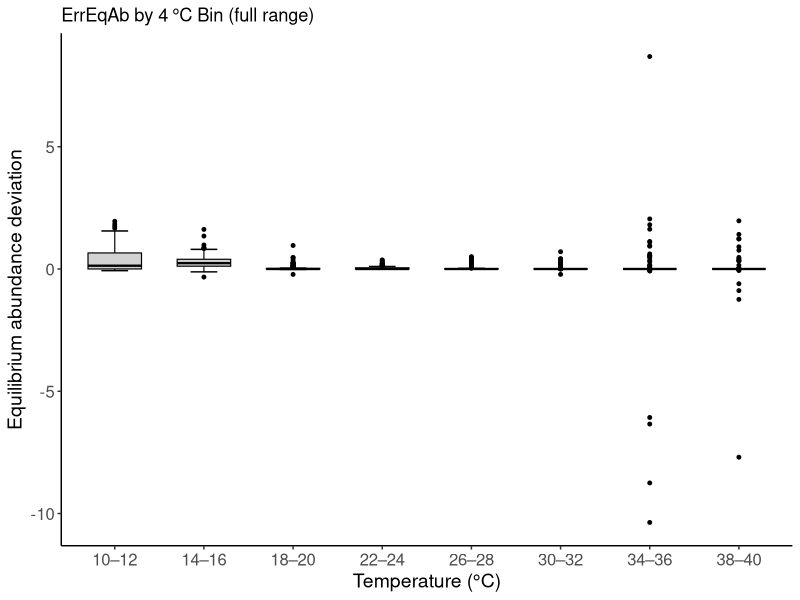
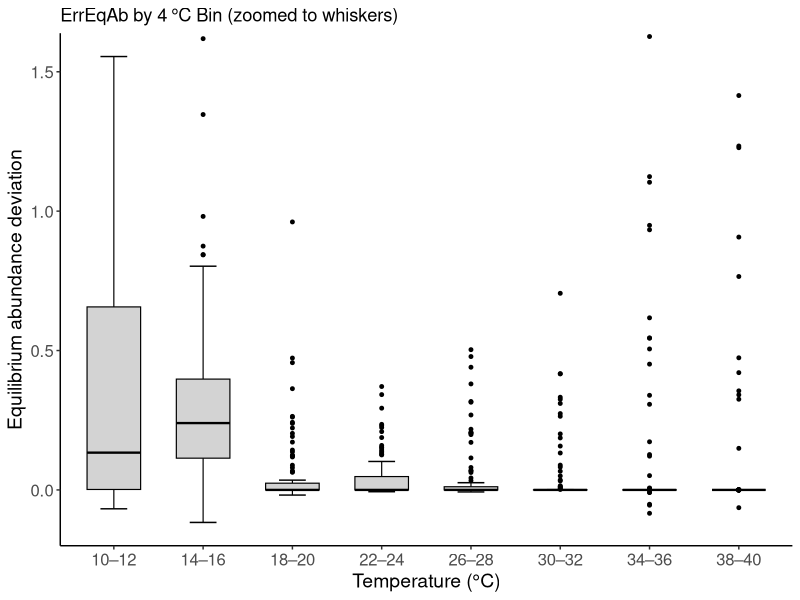
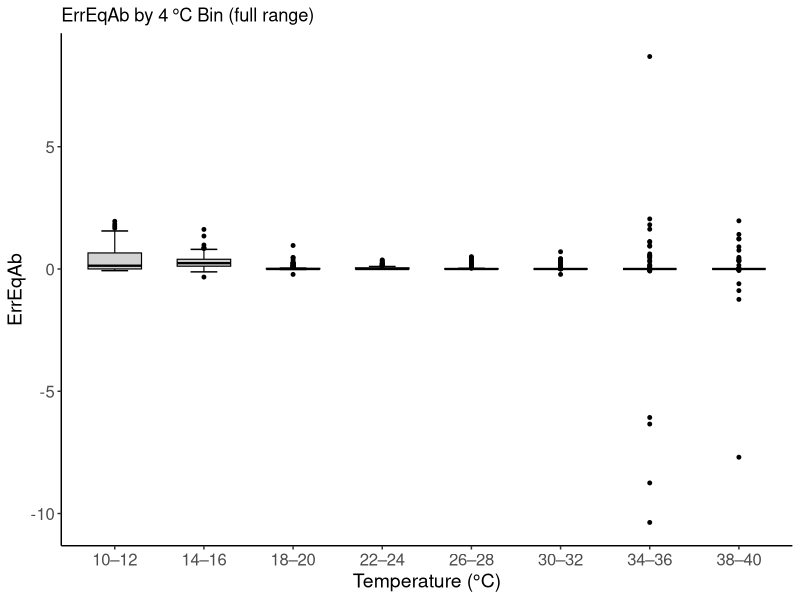
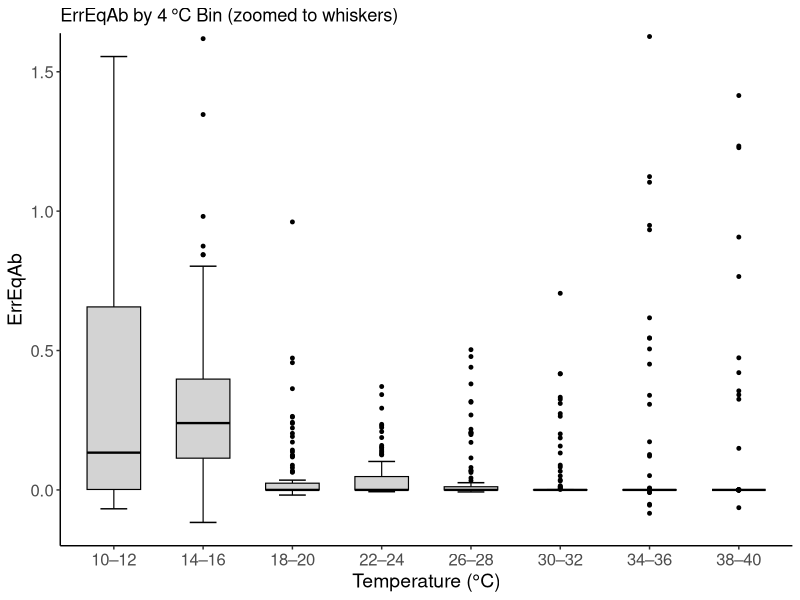
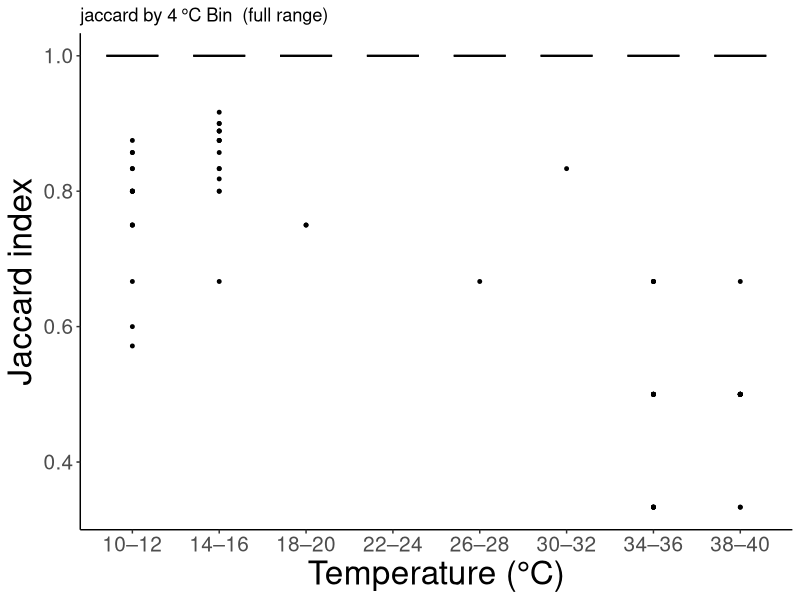
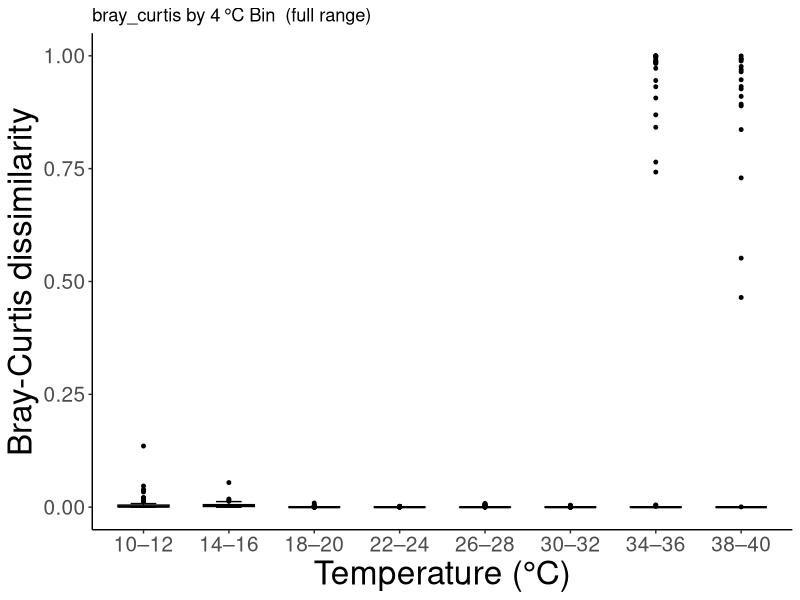
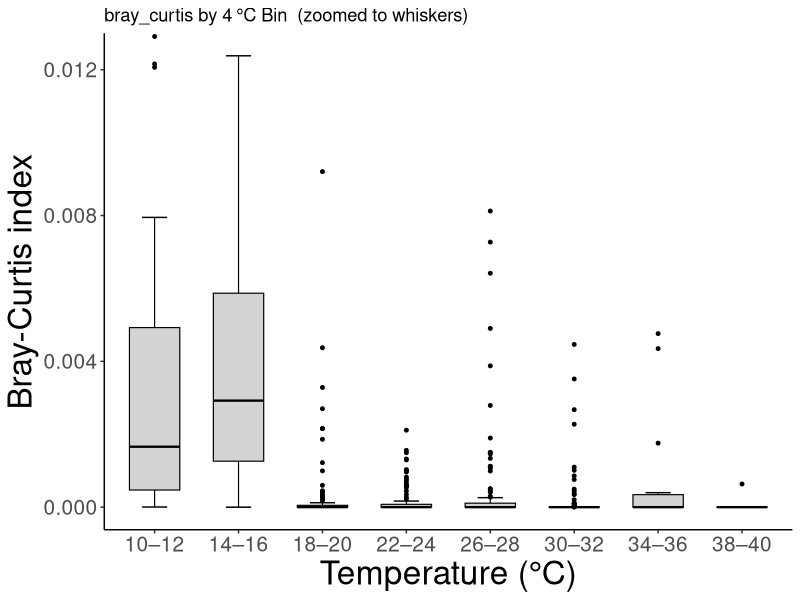
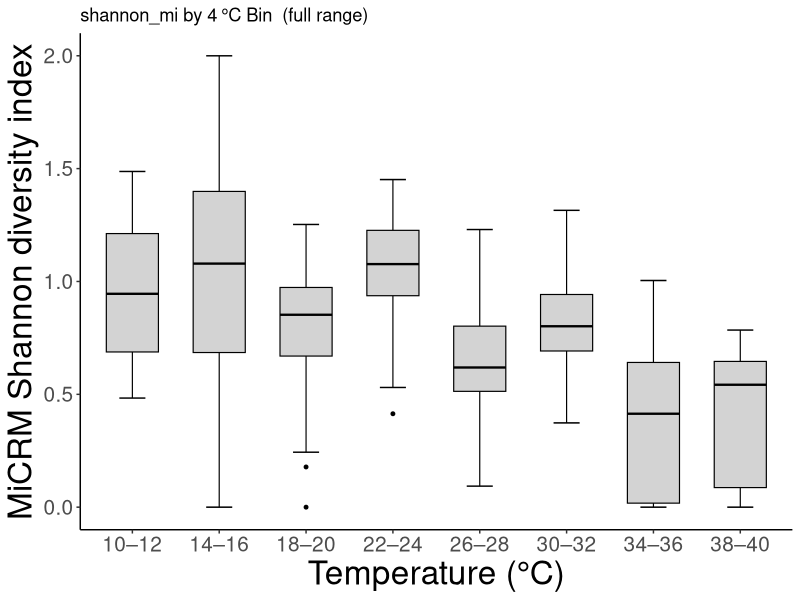

The R script that drew these images, in order: (Note: this script raises an error after producing the figures.)
library(ggplot2)
library(dplyr)

# 1. Read & prep data
df <- read.csv("output/metrics_final_coarse.csv")

df <- df[is.finite(df$ErrEqAb), ]
bins_K   <- sort(unique(df$T_bin_K))
labels_C <- c("10–12", "14–16", "18–20", "22–24",
              "26–28", "30–32", "34–36", "38–40")
df$T_bin_K <- factor(df$T_bin_K, levels = bins_K, labels = labels_C)

# 2. Define box width (same as used in geom_boxplot)
box_width <- 0.6

# 3. Build base plot without T-caps (not printed yet)
base_p <- ggplot(df, aes(x = T_bin_K, y = ErrEqAb)) +
  geom_boxplot(
    fill         = "lightgrey",
    colour       = "black",
    outlier.size = 1,
    width        = box_width,
    linewidth = 0.4
  ) +
  labs(x = "Temperature (°C)",
       y = "Equilibrium abundance deviation") +
  theme_classic() +
  theme(
    axis.text  = element_text(size = 12),
    axis.title = element_text(size = 14)
  )

# 4. Extract whisker endpoints and x positions from ggplot object
pb    <- ggplot_build(base_p)
stats <- pb$data[[1]]

# 5. Create data frame for T-caps (manually set width)
cap_df <- stats %>%
  mutate(
    x0 = x - box_width / 4,
    x1 = x + box_width / 4,
  )

# 6. Draw full-range plot with T-caps
p_full <- base_p +
  geom_segment(data = cap_df,
               aes(x = x0, xend = x1, y = ymin, yend = ymin),
               inherit.aes = FALSE,
               linewidth = 0.5) +
  geom_segment(data = cap_df,
               aes(x = x0, xend = x1, y = ymax, yend = ymax),
               inherit.aes = FALSE,
               linewidth = 0.5) +
  ggtitle("ErrEqAb by 4 °C Bin (full range)")

print(p_full)

# 7. Zoomed-in version
ylim_range <- range(c(stats$ymin, stats$ymax), na.rm = TRUE)
p_zoom <- p_full +
  coord_cartesian(ylim = ylim_range) +
  ggtitle("ErrEqAb by 4 °C Bin (zoomed to whiskers)")

print(p_zoom)









###############################################################################

####### reusable function for any metric (makes regular + zoomed in) ##########

###############################################################################



plot_temp_metric_boxplot <- function(df, temp_col, metric_col, 
                                     temp_labels = c("10–12", "14–16", "18–20", "22–24",
                                                     "26–28", "30–32", "34–36", "38–40"),
                                     box_width = 0.6) {
  
  # Ensure temperature column is a factor with labels
  bins <- sort(unique(df[[temp_col]]))
  df[[temp_col]] <- factor(df[[temp_col]], levels = bins, labels = temp_labels)
  
  # Filter for finite values in the metric
  df <- df[is.finite(df[[metric_col]]), ]
  
  # Base plot
  base_p <- ggplot(df, aes_string(x = temp_col, y = metric_col)) +
    geom_boxplot(
      fill         = "lightgrey",
      colour       = "black",
      outlier.size = 1,
      width        = box_width,
      linewidth = 0.4
    ) +
    labs(x = "Temperature (°C)",
         y = metric_col) +
    theme_classic() +
    theme(
      axis.text  = element_text(size = 12),
      axis.title = element_text(size = 14)
    )
  
  # Extract whiskers info
  pb    <- ggplot_build(base_p)
  stats <- pb$data[[1]] %>%
    mutate(
      x0 = x - box_width / 4,
      x1 = x + box_width / 4,
    )
  
  # Full range plot with T-caps
  p_full <- base_p +
    geom_segment(data = stats,
                 aes(x = x0, xend = x1, y = ymin, yend = ymin),
                 inherit.aes = FALSE,
                 linewidth = 0.5) +
    geom_segment(data = stats,
                 aes(x = x0, xend = x1, y = ymax, yend = ymax),
                 inherit.aes = FALSE,
                 linewidth = 0.5) +
    ggtitle(paste(metric_col, "by 4 °C Bin (full range)"))
  
  print(p_full)
  
  # Zoomed-in version to whiskers
  ylim_range <- range(c(stats$ymin, stats$ymax), na.rm = TRUE)
  p_zoom <- p_full +
    coord_cartesian(ylim = ylim_range) +
    ggtitle(paste(metric_col, "by 4 °C Bin (zoomed to whiskers)"))
  
  print(p_zoom)
}


plot_temp_metric_boxplot(df, temp_col = "T_bin_K", metric_col = "ErrEqAb")










###############################################################################

####### reusable function for any metric (makes regular / zoomed in - CHOOSE) ##########

###############################################################################









plot_temp_metric_boxplot_choose <- function(df, temp_col, metric_col, 
                                     temp_labels = c("10–12", "14–16", "18–20", "22–24",
                                                     "26–28", "30–32", "34–36", "38–40"),
                                     box_width = 0.6,
                                     zoom_only = FALSE,
                                     y_label = NULL) {
  
  # Use metric_col as default y-axis label if y_label not provided
  if (is.null(y_label)) {
    y_label <- metric_col
  }
  
  # Ensure temperature column is a factor with proper labels
  bins <- sort(unique(df[[temp_col]]))
  df[[temp_col]] <- factor(df[[temp_col]], levels = bins, labels = temp_labels)
  
  # Filter for finite values of the metric
  df <- df[is.finite(df[[metric_col]]), ]
  
  # Base plot
  base_p <- ggplot(df, aes_string(x = temp_col, y = metric_col)) +
    geom_boxplot(
      fill         = "lightgrey",
      colour       = "black",
      outlier.size = 1,
      width        = box_width,
      linewidth    = 0.4
    ) +
    labs(x = "Temperature (°C)", y = y_label) +
    theme_classic() +
    theme(
      axis.text  = element_text(size = 15),
      axis.title = element_text(size = 24)
    )
  
  # Extract whiskers info
  pb    <- ggplot_build(base_p)
  stats <- pb$data[[1]] %>%
    mutate(
      x0 = x - box_width / 4,
      x1 = x + box_width / 4,
    )
  
  # Base plot with T-caps
  p <- base_p +
    geom_segment(data = stats,
                 aes(x = x0, xend = x1, y = ymin, yend = ymin),
                 inherit.aes = FALSE,
                 linewidth = 0.5) +
    geom_segment(data = stats,
                 aes(x = x0, xend = x1, y = ymax, yend = ymax),
                 inherit.aes = FALSE,
                 linewidth = 0.5)
  
  # Add appropriate title
  title_suffix <- if (zoom_only) {
    " (zoomed to whiskers)"
  } else {
    " (full range)"
  }
  
  p <- p + ggtitle(paste(metric_col, "by 4 °C Bin", title_suffix))
  
  # Apply zoom if requested
  if (zoom_only) {
    ylim_range <- range(c(stats$ymin, stats$ymax), na.rm = TRUE)
    p <- p + coord_cartesian(ylim = ylim_range)
  }
  
  return(p)
}


# diversity 

plot_temp_metric_boxplot_choose(df, "T_bin_K", "jaccard",y_label = "Jaccard index")
plot_temp_metric_boxplot_choose(df, "T_bin_K", "bray_curtis",y_label = "Bray-Curtis dissimilarity")
plot_temp_metric_boxplot_choose(df, "T_bin_K", "bray_curtis",y_label = "Bray-Curtis index",zoom_only=TRUE)
plot_temp_metric_boxplot_choose(df, "T_bin_K", "shannon_mi",y_label = "MiCRM Shannon diversity index")
plot_temp_metric_boxplot_choose(df, "T_bin_K", "shannon_lv",y_label = "ELVM Shannon diversity index")


# equilibrium / trajectory abundance 

plot_temp_metric_boxplot_choose(df, "T_bin_K", "ErrEqAb",y_label = "Equilibrium abundance deviation log-ratio")
plot_temp_metric_boxplot_choose(df, "T_bin_K", "ErrEqAb",y_label = "Equilibrium abundance deviation log-ratio",zoom_only = TRUE)
plot_temp_metric_boxplot_choose(df, "T_bin_K", "ErrTraj",y_label = "Trajectory deviation log-ratio")
plot_temp_metric_boxplot_choose(df, "T_bin_K", "ErrTraj",y_label = "Trajectory deviation log-ratio", zoom_only=TRUE)


# stability / reactivity 

plot_temp_metric_boxplot_choose(df, "T_bin_K", "abs_stab_err",y_label = expression("|"*Re(lambda[dom](J[LV]))-Re(lambda[dom](J[Mi]))*"|"))
plot_temp_metric_boxplot_choose(df, "T_bin_K", "abs_react_err",y_label = expression("|"*Re(lambda[dom](H[LV]))-Re(lambda[dom](H[Mi]))*"|"))
# other plots are not box plots (continuous GLV vs MiCRM stability/reactivity) 


# timescale separation 
plot_temp_metric_boxplot_choose(df, "T_bin_K", "epsilon",y_label = expression(epsilon))
plot_temp_metric_boxplot_choose(df, "T_bin_K", "log10_eps_t_eq",y_label = expression(log[10](epsilon / t[eq])))


# hessian 
plot_temp_metric_boxplot_choose(df, "T_bin_K", "hessian_norm", y_label = "Hessian norm")


# non-normality
plot_temp_metric_boxplot_choose(df, "T_bin_K", "non_normality", y_label = expression(paste("|| ", J * J^{T} - J^{T} * J, " ||")))


# test ELVM stability / reactivity just to see what it looks like
plot_temp_metric_boxplot_choose(df, "T_bin_K", "stab_glv",y_label = expression(paste("ELVM ", Re(lambda[dom](J)))))
plot_temp_metric_boxplot_choose(df, "T_bin_K", "stab_glv",y_label = expression(paste("ELVM ", Re(lambda[dom](J)))), zoom_only=TRUE)
plot_temp_metric_boxplot_choose(df, "T_bin_K", "react_glv", 
                                y_label =expression(Re(lambda[dom](H[LV])))) +
  geom_hline(yintercept = 0, linetype = "dotted", linewidth = 0.4)

# box plots for stab/react spread (individual) 

plot_temp_metric_boxplot_choose(df, "T_bin_K", "stab_mi",y_label = expression(Re(lambda[dom](J[Mi]))))
plot_temp_metric_boxplot_choose(df, "T_bin_K", "stab_glv",y_label = expression(Re(lambda[dom](J[LV]))))
plot_temp_metric_boxplot_choose(df, "T_bin_K", "react_mi",y_label = expression(Re(lambda[dom](H[Mi]))))
plot_temp_metric_boxplot_choose(df, "T_bin_K", "react_glv",y_label = expression(Re(lambda[dom](H[LV]))))



#####################################################################################
############# NOW FOR THE LINE PLOTS ################################################
#####################################################################################




df_fine <- read_csv("output/metrics_final.csv") 




# timescale separation tauR vs tauC 


df_tau <- df_fine %>%
  group_by(T_C) %>%
  summarise(
    medC  = median(tau_C),
    medR  = median(tau_R)
  )

ggplot(df_tau, aes(x = T_C)) +
  # Median lines and points only
  geom_line(aes(y = medC, color = "Consumer median"), size = 0.8) +
  geom_line(aes(y = medR, color = "Resource median"), size = 0.8) +
  geom_point(aes(y = medC, color = "Consumer median"), size = 2) +
  geom_point(aes(y = medR, color = "Resource median"), size = 2) +
  scale_color_manual(
    name = NULL,
    values = c(
      "Consumer median" = "#005288",
      "Resource median" = "darkorange"   
    )
  ) +
  theme_classic() +
  labs(
    title = "Characteristic timescales of consumers and resources",
    x     = "Temperature (°C)",
    y     = "Characteristic timescales"
  ) +
  theme(
    plot.title = element_text(hjust = 0.5, size = 20, face = "bold"),
    axis.title = element_text(size = 20),
    axis.text  = element_text(size = 15),
    legend.title = element_text(size = 14),
    legend.text  = element_text(size = 12),
    legend.position = c(0.75, 0.8),
    legend.background = element_rect(fill = alpha("white", 0.7), color = NA)
  )



# timescale separation epsilon 



df_eps <- df %>%
  group_by(T_C) %>%
  summarise(
    med = median(epsilon)
  )

ggplot(df_eps, aes(x = T_C, y = med)) +
  geom_line(color = "black", size = 0.8) +
  geom_point(color = "black", size = 2) +
  geom_hline(yintercept = 1, linetype = "dashed", color = "grey40") +
  theme_classic() +
  labs(
    x = "Temperature (°C)",
    y = expression(epsilon)
  ) +
  theme(
    axis.title = element_text(size = 20),
    axis.text  = element_text(size = 15),
    legend.position = "none",
    plot.title = element_blank()
  )



# stab/react: plot ELVM and MiCRM ranges separately (probably supplementary) 


plot_overlay_single <- function(df, col, lab, ylabel, hlines = NULL, hline = NULL) {
  
  # Labels for legend
  line_lab <- paste0(lab, " median")
  fill_lab <- paste0(lab, " 90% range")
  
  # Summarise stats
  df_stats <- df %>%
    group_by(T_C) %>%
    summarise(
      med   = median(.data[[col]], na.rm = TRUE),
      low90 = quantile(.data[[col]], 0.05, na.rm = TRUE),
      high90 = quantile(.data[[col]], 0.95, na.rm = TRUE)
    )
  
  # Plot
  ggplot(df_stats, aes(x = T_C)) +
    # Ribbon with legend
    geom_ribbon(aes(ymin = low90, ymax = high90, fill = fill_lab), alpha = 0.4) +
    
    # Median line and points with legend
    geom_line(aes(y = med, color = line_lab), size = 0.8) +
    geom_point(aes(y = med, color = line_lab), size = 2, shape = ifelse(lab == "MiCRM", 16, 17)) +
    
    # Optional horizontal lines
    { if (!is.null(hline)) geom_hline(yintercept = hline, linetype = "dashed", color = "grey40") } +
    { if (!is.null(hlines)) lapply(hlines, function(h) geom_hline(yintercept = h, linetype = "dashed", color = "grey40")) } +
    
    # Manual legend colors (black for line, grey for ribbon)
    scale_color_manual(values = setNames("black", line_lab)) +
    scale_fill_manual(values = setNames("grey80", fill_lab)) +
    
    labs(
      x = "Temperature (°C)",
      y = ylabel,
      color = NULL,
      fill = NULL
    ) +
    
    theme_classic() +
    theme(
      axis.title = element_text(size = 24),
      axis.text  = element_text(size = 15),
      legend.text = element_text(size = 15),
      legend.position = c(0.2, 0.2),
      legend.direction = "vertical",
      legend.background = element_rect(fill = alpha("white", 0.7), color = NA),
      legend.box = "vertical",
      legend.spacing.y = unit(5, "pt")
    )
}



# before plotting either MiCRM / ELVM, make sure to adjust legend position 
# for MiCRM plot, move legend to bottom left corner (0.2, 0.2) 
# for ELVM plot, move legend to top left corner (0.15, 0.85)


# single plots for stability (to show individual spread) 
plot_overlay_single(df, "stab_mi", "MiCRM", expression(Re(lambda[dom](J[Mi]))))
plot_overlay_single(df, "stab_glv", "ELVM", expression(Re(lambda[dom](J[LV]))))


# single plots for reactivity (to show individual spread) 
plot_overlay_single(df, "react_mi", "MiCRM", expression(Re(lambda[dom](H[Mi]))))
plot_overlay_single(df, "react_glv", "ELVM", expression(Re(lambda[dom](H[LV]))))


# stab/react, no shading, overlay 

plot_overlay <- function(df, col1, col2, lab1, lab2, ylabel, hlines = NULL, hline = NULL) {
  
  # Legend labels (median only now)
  line_lab1 <- paste0(lab1, " median")
  line_lab2 <- paste0(lab2, " median")
  
  # Colors (still distinguishable)
  color_vals <- setNames(c("#005288", "darkorange"), c(line_lab1, line_lab2))
  
  # Summarised data
  df_stats <- df %>%
    group_by(T_C) %>%
    summarise(
      med1 = median(.data[[col1]], na.rm = TRUE),
      med2 = median(.data[[col2]], na.rm = TRUE)
    )
  
  # Plot
  ggplot(df_stats, aes(x = T_C)) +
    # Median lines and points
    geom_line(aes(y = med1, color = line_lab1), size = 0.8) +
    geom_point(aes(y = med1, color = line_lab1), shape = 16, size = 2) +
    geom_line(aes(y = med2, color = line_lab2), size = 0.8) +
    geom_point(aes(y = med2, color = line_lab2), shape = 17, size = 2) +
    
    # Optional horizontal lines
    { if (!is.null(hline)) geom_hline(yintercept = hline, linetype = "dashed", color = "grey40") } +
    { if (!is.null(hlines)) lapply(hlines, function(h) geom_hline(yintercept = h, linetype = "dashed", color = "grey40")) } +
    
    # Manual legends
    scale_color_manual(values = color_vals) +
    
    labs(
      x = "Temperature (°C)",
      y = ylabel,
      color = NULL
    ) +
    
    theme_classic() +
    theme(
      axis.title = element_text(size = 20),
      axis.text  = element_text(size = 15),
      legend.text = element_text(size = 20),
      legend.position = c(0.2, 0.2),
      legend.direction = "vertical",
      legend.background = element_rect(fill = alpha("white", 0.7), color = NA),
      legend.box = "vertical",
      legend.spacing.y = unit(5, "pt")
    )
}


plot_overlay(
  df = df,
  col1 = "stab_mi",
  col2 = "stab_glv",
  lab1 = "MiCRM",
  lab2 = "ELVM",
  ylabel = expression(Re(lambda[dom](J)))
)


plot_overlay(
  df = df,
  col1 = "react_mi",
  col2 = "react_glv",
  lab1 = "MiCRM",
  lab2 = "ELVM",
  ylabel = expression(Re(lambda[dom](H)))
)



# other metrics (not temp on x-axis): hessian/non-normality vs stability/reactivity 



# A reusable function to draw one scatter
plot_scatter <- function(df, xcol, ycol, xl, yl, title = "", log_x = FALSE, log_y = FALSE) {
  p <- ggplot(df, aes_string(x = xcol, y = ycol, color = "T_C")) +
    geom_point(alpha = 0.6, size = 2, shape = 16) +  # semi-transparent filled dots
    scale_color_gradientn(
      colours = c("#2c7bb6", "#abd9e9", "#ffffbf", "#fdae61", "#d7191c"),
      name = "Temperature (°C)",
      limits = c(10, 40),
    ) +
    labs(
      x = xl,
      y = yl,
      title = title
    ) +
    theme_classic() +
    theme(
      plot.title   = element_text(hjust = 0.5, size = 16, face = "bold"),
      axis.title   = element_text(size = 20),
      axis.text    = element_text(size = 15),
      legend.title = element_text(size = 15),
      legend.text  = element_text(size = 15)
    )
  
  # Apply log scales if requested
  if (log_x) p <- p + scale_x_log10()
  if (log_y) p <- p + scale_y_log10()
  
  return(p)
}




# Plot 1 - hermitian vs stability 
p1 <- plot_scatter(
  df,
  xcol  = "hessian_norm",
  ycol  = "abs_stab_err",
  xl    = "Log(Hessian norm)",
  yl    = expression("Log( |"*Re(lambda[dom](J[LV]))-Re(lambda[dom](J[Mi]))*"| )"),
  log_x=TRUE,
  log_y=TRUE
)

p1 <- p1 + geom_smooth(method = "lm", se = FALSE, color = "black", size=0.7)

model1 <- lm(log10(abs_stab_err) ~ log10(hessian_norm), data = df)
summ1 <- summary(model1)
r2_1 <- summ1$r.squared
p_slope1 <- summ1$coefficients["log10(hessian_norm)", "Pr(>|t|)"]

p1 <- p1 + annotate(
  geom  = "text",
  x     = Inf,                # place at right edge
  y     = Inf,                # place at top edge
  label = bquote(R^2 == .(format(r2_1, digits = 2))),
  hjust = 1.1,                # nudge inward horizontally
  vjust = 1.5,                # nudge inward vertically
  size  = 5                   # adjust text size
)

print(p1)
cat(sprintf("R² = %.3f\np-value (slope) = %.3g\n", r2_1, p_slope1))




# Plot 2 - hermitian vs reactivity 
p2 <- plot_scatter(
  df,
  xcol  = "hessian_norm",
  ycol  = "abs_react_err",
  xl    = "Log(Hessian norm)",
  yl    = expression("Log( |"*Re(lambda[dom](H[LV]))-Re(lambda[dom](H[Mi]))*"| )"),
  log_x=TRUE,
  log_y=TRUE
)
print(p2)

# Plot 3 - non normality vs stability 
p3 <- plot_scatter(
  df,
  xcol  = "non_normality",
  ycol  = "abs_stab_err",
  xl    = expression(paste("Log(|| ", J * J^{T} - J^{T} * J, " ||)")),
  yl    = expression("Log( |"*Re(lambda[dom](J[LV]))-Re(lambda[dom](J[Mi]))*"| )"),
  log_x=TRUE,
  log_y=TRUE
)
print(p3)

# Plot 4 - non normality vs reactivity 
p4 <- plot_scatter(
  df,
  xcol  = "non_normality",
  ycol  = "abs_react_err",
  xl    = expression(paste("Log(|| ", J * J^{T} - J^{T} * J, " ||)")),
  yl    = expression("Log( |"*Re(lambda[dom](H[LV]))-Re(lambda[dom](H[Mi]))*"| )"),
  log_x=TRUE,
  log_y=TRUE
)
print(p4)




###########

# just out of curiosity 




# hessian vs epsilon (does HOI drive timescale sep?)
p5 <- plot_scatter(
  df,
  xcol  = "hessian_norm",
  ycol  = "epsilon",
  xl    = "Log(Hessian norm)",
  yl    = expression(epsilon),
  log_x = TRUE
)

# Add horizontal line and set y-axis breaks at 1-unit intervals
p5 <- p5 +
  geom_hline(yintercept = 1, linetype = "dotted", color = "grey40") +
  scale_y_continuous(breaks = seq(floor(min(df$epsilon, na.rm = TRUE)),
                                  ceiling(max(df$epsilon, na.rm = TRUE)), 
                                  by = 1))

print(p5)


# non normality vs epsilon (does interconnectedness drive timescale sep?)
p6 <- plot_scatter(
  df,
  xcol  = "non_normality",
  ycol  = "epsilon",
  xl    = expression(paste("Log(|| ", J * J^{T} - J^{T} * J, " ||)")),
  yl    = expression(epsilon),
  log_x=TRUE
)

p6 <- p6 +
  geom_hline(yintercept = 1, linetype = "dotted", color = "grey40") +
  scale_y_continuous(breaks = seq(floor(min(df$epsilon, na.rm = TRUE)),
                                  ceiling(max(df$epsilon, na.rm = TRUE)), 
                                  by = 1))

print(p6)







